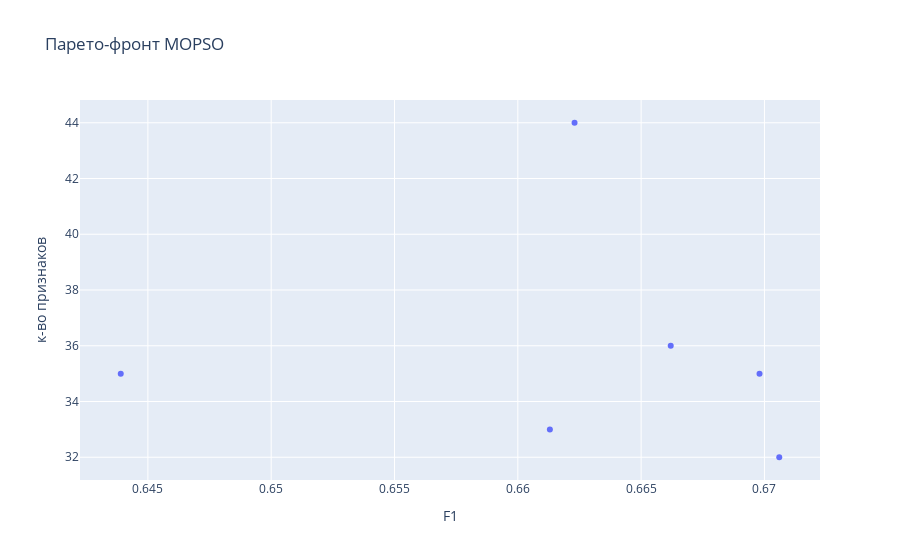

Notebook source saved alongside this figure:
### Code cell
# MOPSO
mopso = MOPSO(
    population_size=500,
    max_iterations=200,
    variable_bounds=variable_bounds,
    objectives=objectives,
    inertia_weight=0.9,
    cognitive_constant=1.6,
    social_constant=1.2,
    repository_size=60,
    normalize_values=False
)

mopso.run()
mopso_front = mopso.get_pareto_front()

mopso.visualize_pareto_front()

### Figure 1 — Plotly figure (JSON) as saved in the notebook; plotly's stock layout.template omitted (floating-point values rounded to 4 significant figures)
{"data": [{"hovertemplate": "F1=%{x}<br>к-во признаков=%{y}<extra></extra>", "legendgroup": "", "marker": {"color": "#636efa", "symbol": "circle"}, "mode": "markers", "name": "", "orientation": "v", "showlegend": false, "type": "scatter", "x": [0.6662, 0.6698, 0.6613, 0.6439, 0.6706, 0.6623], "xaxis": "x", "y": [36, 35, 33, 35, 32, 44], "yaxis": "y"}], "layout": {"legend": {"tracegroupgap": 0}, "title": {"text": "Парето-фронт MOPSO"}, "xaxis": {"anchor": "y", "domain": [0, 1], "title": {"text": "F1"}}, "yaxis": {"anchor": "x", "domain": [0, 1], "title": {"text": "к-во признаков"}}}}
